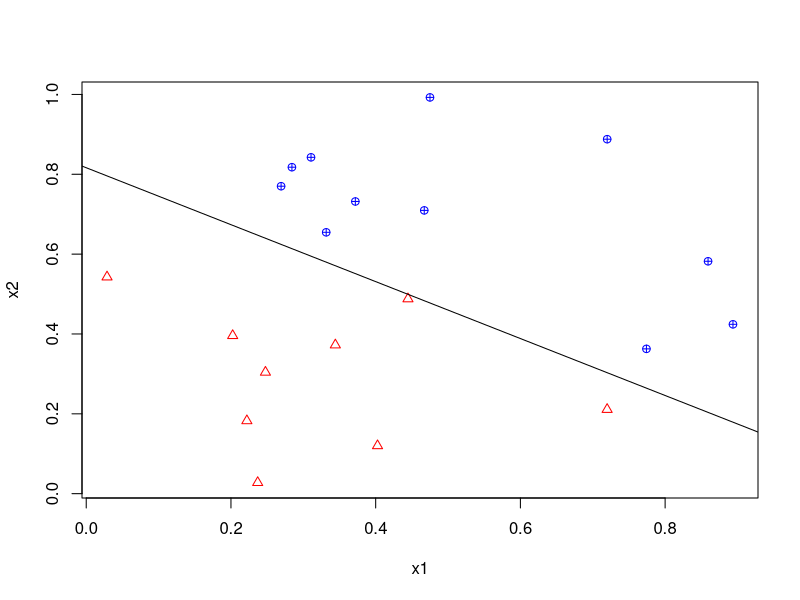
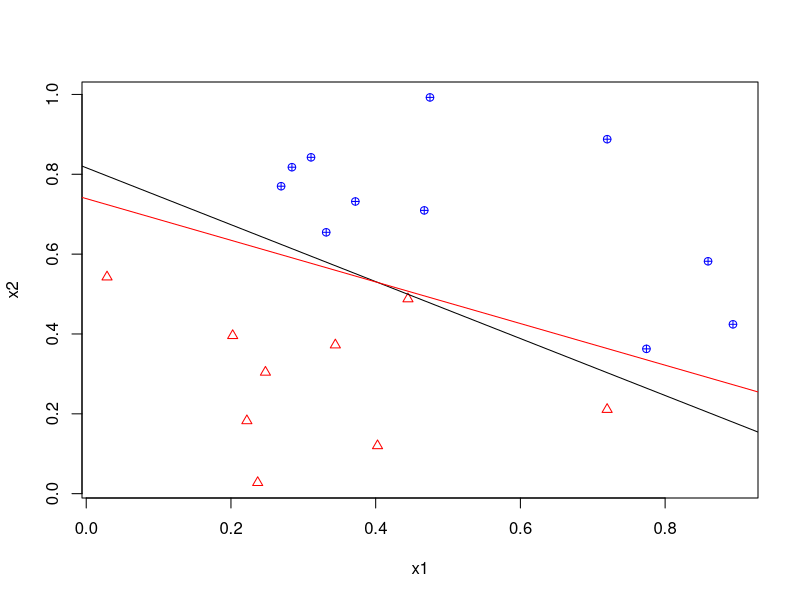
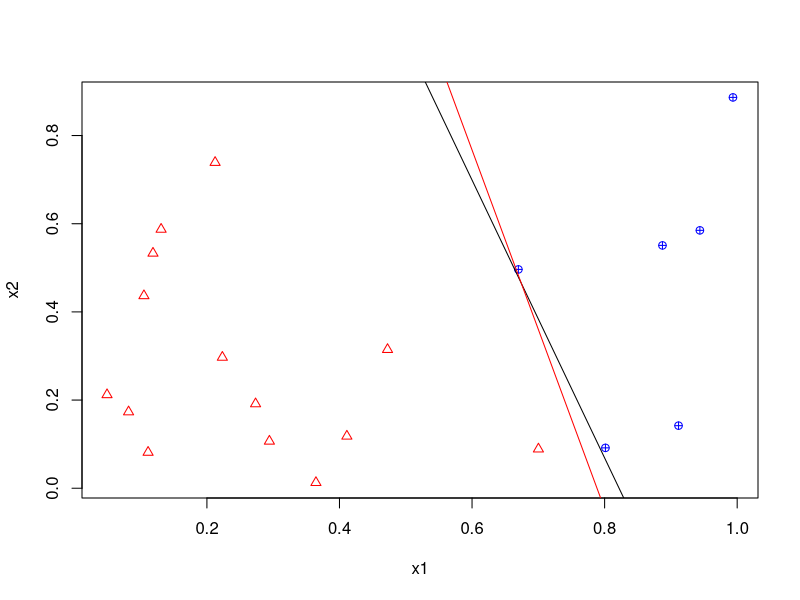
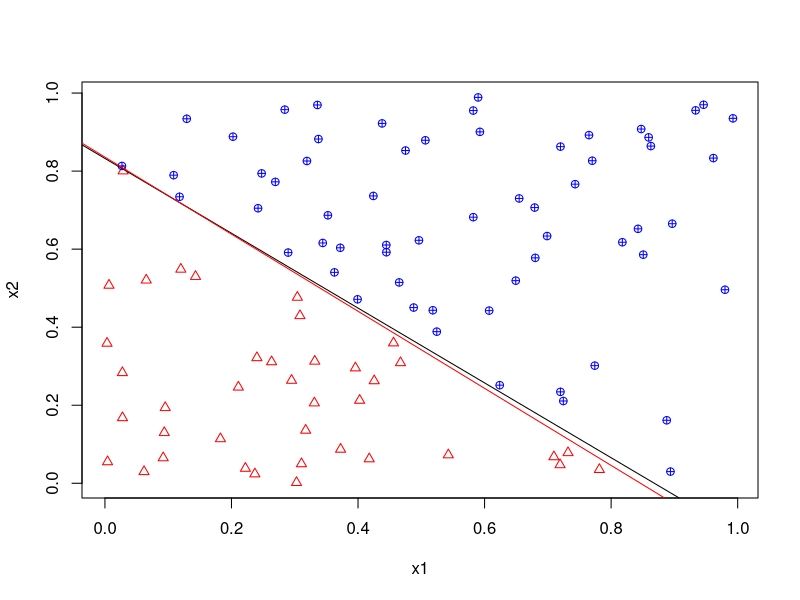
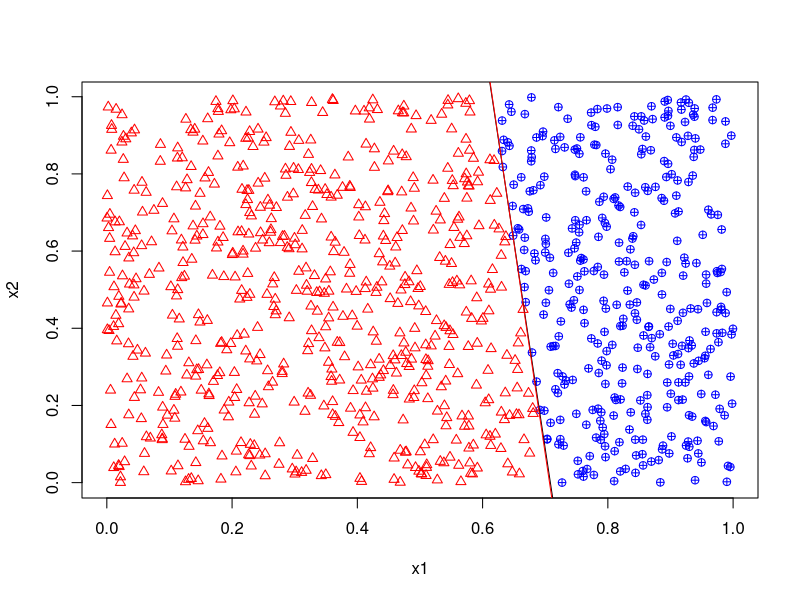

Write R code to recreate these figures, in order.
## ---- chunk 1
knitr::opts_chunk$set(echo = TRUE)
## ---- chunk 2
#functionality: generate a random dataset
#input: n - data size
#       dim - number of dimension
#       threshold - vaiation allowed
#output: list(data, coefficient of data generated)
random_data_generate <- function(n, dim, threshold){
  data <- runif(n*dim)
  data <- matrix(data, ncol= dim)
  #data[,ncol(data)] <- -data[,ncol(data)]
  coe <- runif(dim)
  label <- ifelse(data %*% coe < threshold, 1, -1 )
  #browser()
  return(list(cbind(data,  label), coe))
}
classify <- function(x, w){
  return (sign(x %*% w))
}

PLA <- function(data,threshold){
  #$$h(x) = sign((\sum_{i=1}^{d} w_{i}*x{i} - threshold ))$$
  w <- c(-threshold, runif(ncol(data)-1))
  n <- nrow(data)
  label <- data[, ncol(data)]
  value <- data[,1:ncol(data)-1]
  c <- rep(1,n)
  value <- cbind(c,value)
  update <- 0
  non_classfied <- TRUE
  #browser()
  while (non_classfied){
    non_classfied <- FALSE
    for (i in 1:n){
      if (label[i] * classify(value[i,], w) <= 0){
        update <- update + 1
        w <- w + label[i] * value[i, ]
        non_classfied <- TRUE
      }
    }
  }
  output <- list(w,update)
  return(output)
}
data_plot <- function(data,coe,threshold){
plot(data[,1:2],xlab = "x1", ylab = "x2",
     pch = ifelse(data[,3]== 1, 2, 10),
     col = ifelse(data[,3]== 1, "red", "blue")
     )
abline(threshold/coe[2], -coe[1]/coe[2])
}
PLA_plot <- function(data, coe,threshold, w){
  plot(data[,1:2],xlab = "x1", ylab = "x2",
     pch = ifelse(data[,3]== 1, 2, 10),
     col = ifelse(data[,3]== 1, "red", "blue")
  )
  abline(threshold/coe[2], -coe[1]/coe[2])
  abline((-w[1])/w[3], -w[2]/w[3],col="red")
  
}
## ---- chunk 3
set.seed(98)
threshold <- 0.8
output <- random_data_generate(20, 2, threshold)
data <- output[[1]]
coe <- output[[2]]
data_plot(data, coe, threshold)
## ---- chunk 4
threshold <- 0
output <- PLA(data, threshold)
w <- unlist(output[1])
update <- unlist(output[2])
PLA_plot(data, coe,0.8, w)
cat("Number of updates take : " , update)
## ---- chunk 5
set.seed(0809)
threshold <- 0.8
output <- random_data_generate(20, 2, threshold)
data <- output[[1]]
coe <- output[[2]]
#data_plot(data, coe, threshold)
threshold <- 0
output <- PLA(data, threshold)
w <- unlist(output[1])
update <- unlist(output[2])
PLA_plot(data, coe,0.8, w)
cat("Number of updates take : " , update)
## ---- chunk 6
set.seed(98)
threshold <- 0.8
output <- random_data_generate(100, 2, threshold)
data <- output[[1]]
coe <- output[[2]]
#data_plot(data, coe, threshold)
threshold <- 0
output <- PLA(data, threshold)
w <- unlist(output[1])
update <- unlist(output[2])
PLA_plot(data, coe,0.8, w)
cat("Number of updates take : " , update)
## ---- chunk 7
set.seed(0618)
threshold <- 0.1
output <- random_data_generate(1000, 2, threshold)
data <- output[[1]]
coe <- output[[2]]
#data_plot(data, coe, threshold)
threshold <- 0
output <- PLA(data, threshold)
w <- unlist(output[1])
update <- unlist(output[2])
PLA_plot(data, coe,0.1, w)
cat("Number of updates take : " , update)
## ---- chunk 8
set.seed(0618)
threshold <- 2.8
output <- random_data_generate(1000, 10, threshold)
data <- output[[1]]
coe <- output[[2]]
#table(data[,ncol(data)])
threshold <- 0
output <- PLA(data, threshold)
w <- unlist(output[1])
update <- unlist(output[2])
cat("Number of updates take : " , update)
#accuracy<- mean((data %*% w))
